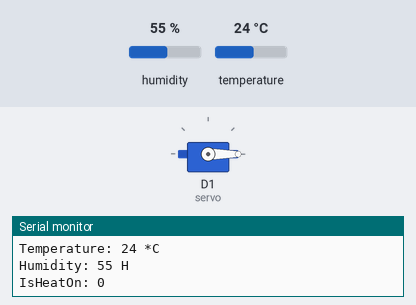
The sketch below on a simulated ESP8266 (NodeMCU). Shown: servo, the last lines printed to the serial monitor. The inputs (shaded band) are chosen by the test bench; at power-on: temperature 24 °C, humidity 55 %. WiFi joins after 1.5 s; servers stay silent unless stated.

Above: at 3.7 s.
3.8 s: temperature set to 21 °C
9.7 s: temperature set to 18 °C
At 15.04 s:
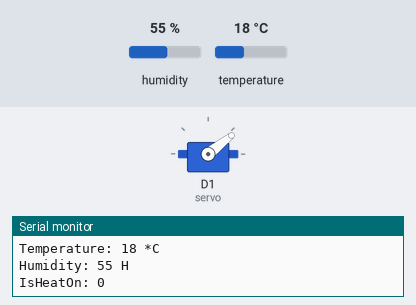
At 17.0 s:
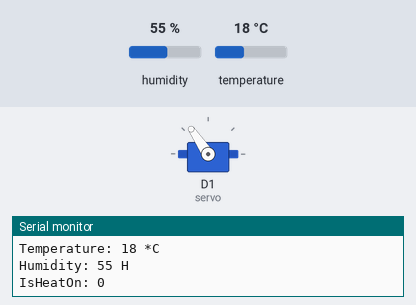
17.2 s: temperature set to 20 °C
At 17.77 s:
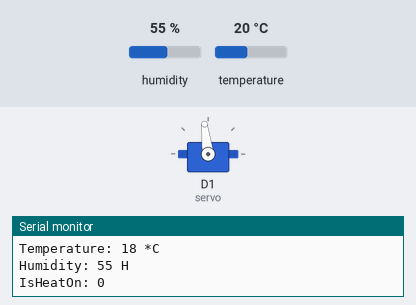
23.2 s: temperature set to 23 °C
Timing chart, 0 to 33.8 s (numbered marks = the images above; inputs shaded):
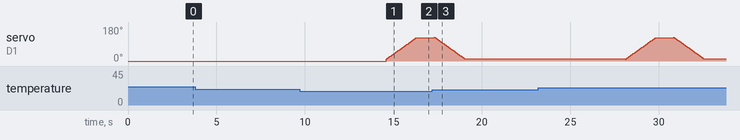

The sketch:

sketch_mar04a.ino
```cpp
#include <SimpleDHT.h>
#include <Servo.h>
#include <ESP8266WebServer.h>

SimpleDHT11 dht11;
Servo servo;
const int dht_pin = D7;

const char* ssid = "ZTE_0CE7A1";
const char* password = "Deventure1@";
ESP8266WebServer server(80);
bool isHeatOn = false;
const String contentType = "text/plain";

// REGION SERVO
            const int maxRotationAngle = 125;
            int angle = 10;

            void rotateClockWise(){
                  for(angle = 10; angle < maxRotationAngle; angle++){
                    servo.write(angle);
                    delay(15);
                  }
             }

            void rotateAntiClockWise(){
                  for(angle = maxRotationAngle; angle > 10; angle--){
                    servo.write(angle);
                    delay(15);
                  }
              }

            void pressButton(){
                rotateClockWise();
                delay(1000);
                rotateAntiClockWise();
              }
// END REGION SERVO

// REGION WEB SERVER
    void setupServer()
    {
      server.on("/", htmlIndex);
      server.on("/turnOnHeat", turnOnTheHeat);
      server.on("/turnOffHeat", turnOffTheHeat);
      server.begin();
      Serial.println("HTTP server started");
    }

    void turnOnTheHeat() {
        if( !isHeatOn){
          pressButton();
          isHeatOn = true;
          server.send(200, contentType, "");
        }
        server.send(400, contentType, "");
    }

    void turnOffTheHeat(){
          if(isHeatOn){
              pressButton();
              isHeatOn = false;
              server.send(200, contentType, "");
           }
           server.send(400, contentType, "");
      }


    void htmlIndex()
    {
      int replyCode = 200;

      //contentType refers to the type of the mssage sent to the user
      //The most used ones are:
      // text/plain -> used just for text, without using HTML
      // text/html -> used to create a page using HTML

      byte temperatureNow = 0;
      byte humidityNow = 0;

      dht11.read(dht_pin, &temperatureNow, &humidityNow, NULL);


      String body = "Temperature: ";
      body.concat(temperatureNow);
      body.concat("  ");
      body.concat("Humidity: ");
      body.concat(humidityNow);
      body.concat("     ");
      body.concat("isHeatOn: ");
      body.concat(isHeatOn);

      server.send(replyCode, contentType, body);
    }

    void connectToWiFi()
    {
      Serial.println("Connecting to the WiFi");
      //set the WiFi mode to WiFi_STA.
      //the WiFi_STA means that the board will act as a station,
      //similar to a smartphone or laptop
      WiFi.mode(WIFI_STA);

      //connect to the WiFi network using the ssid and password strings
      WiFi.begin(ssid, password);

      //below we check the status of the WiFi and wait until the
      //board is connected to the network
      Serial.println("Waiting for connection");
      while (WiFi.status() != WL_CONNECTED)
      {
        delay(500);
        Serial.print(".");
      }

      //when the board is successfully connected to the network,
      //display the IP assigned to it in the Serial Monitor.
      Serial.println("");
      Serial.print("Connected to ");
      Serial.println(ssid);
      Serial.print("IP address: ");
      Serial.println(WiFi.localIP());
    }

// END REGION WEB SERVER


void setup()
{
  //start the serial communication with the computer at 115200 bits/s
  Serial.begin(115200);
  delay(1000);

  //attach the servo on digital pin D1
  servo.attach(D1);
  servo.write(0);

  // HTTP WEB SERVER
  connectToWiFi();
  setupServer();
}

void loop()
{
  byte temperature = 0;
  byte humidity = 0;
  //read the values
  dht11.read(dht_pin, &temperature, &humidity, NULL);
  showTemperature(temperature, humidity);
  if(temperature != 0) {
      if( temperature <= 19 && !isHeatOn){
          isHeatOn = true;
          pressButton();
        }
      if(temperature > 21 && isHeatOn ){
          pressButton();
          isHeatOn = false;
        }
    }
    server.handleClient();
}

void showTemperature(int temperature, int humidity) {

 //display the values in Serial Monitor
 Serial.print("Temperature: ");
 Serial.print(temperature);
 Serial.println(" *C");
 Serial.print("Humidity: ");
 Serial.print(humidity);
 Serial.println(" H");
 Serial.print("IsHeatOn: ");
 Serial.print(isHeatOn);
 Serial.println();

 //wait 2 s
 delay(3000);

  }
```

Measured:
- the behaviour switches between 20 and 19 °C on temperature (found by bisection; images 0 and 1)
- after the input at 9.7 s, servo on D1 (servo): moves from 0° to 124° over 1.7 s, starting after 4.9 s
